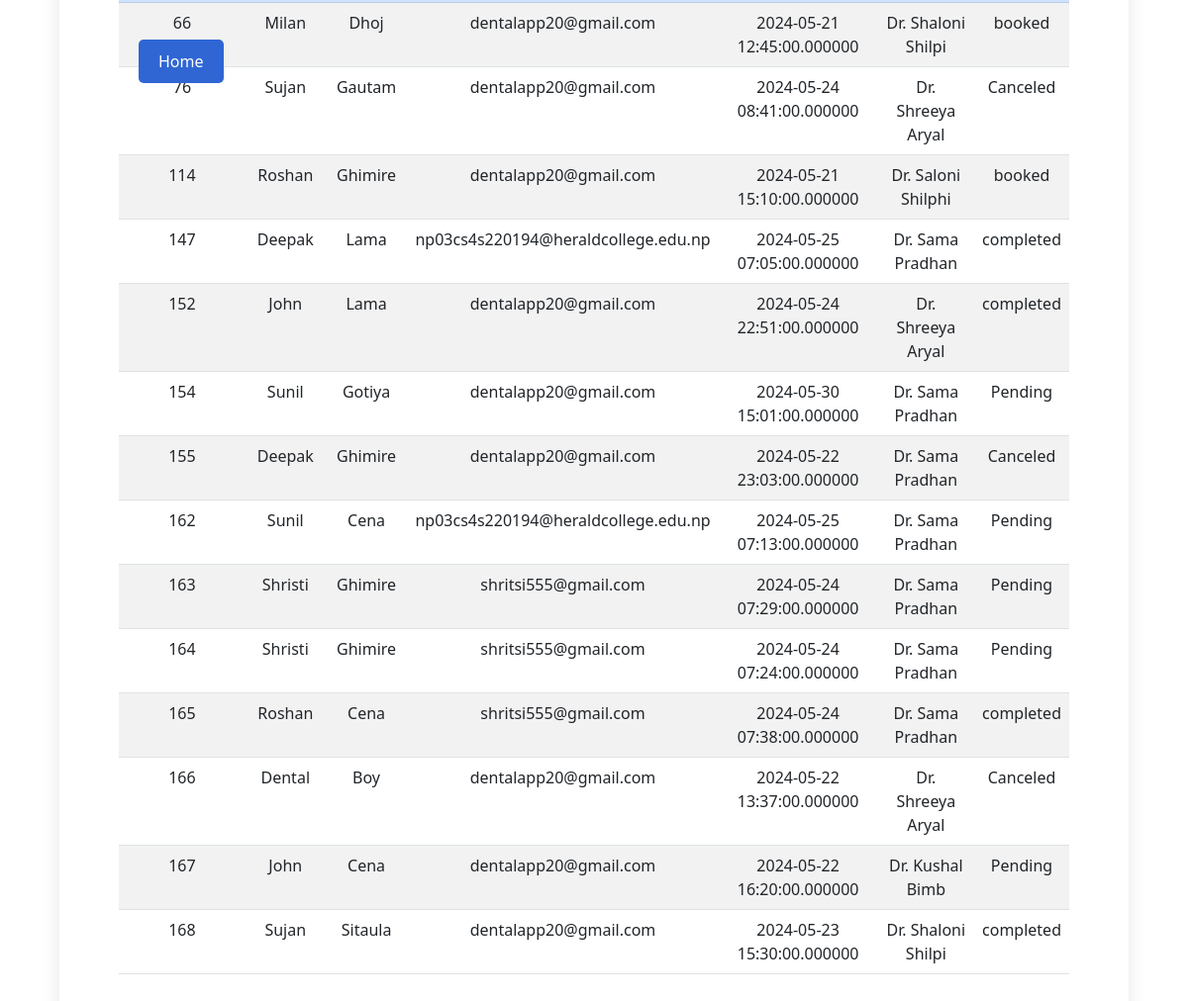
Page /doctortable.php (signed in) on the committed database.
### tables this page shows
CREATE TABLE `appointment_form` (
  `appointment_id` int NOT NULL,
  `first_name` varchar(255) NOT NULL,
  `last_name` varchar(100) NOT NULL,
  `email` varchar(100) NOT NULL,
  `phone` varchar(225) NOT NULL,
  `appointment_date` datetime(6) NOT NULL,
  `Symptoms` varchar(1000) DEFAULT NULL,
  `Preferred_doctor` varchar(100) NOT NULL,
  `Status` varchar(100) NOT NULL,
  `Payment Status` varchar(100) DEFAULT NULL,
  `Fee` int DEFAULT NULL,
  `token` varchar(255) DEFAULT NULL,
  `transaction_id` varchar(255) DEFAULT NULL
);

### doctortable.php (the view, shortened to what this page needs)
<?php
require_once('config.php');
if (isset($_GET['search'])) {
    $search = $_GET['search'];
    $sql = "SELECT appointment_id, first_name, last_name, email, appointment_date, preferred_doctor, status
            FROM appointment_form
            WHERE preferred_doctor IS NOT NULL AND preferred_doctor LIKE '%$search%'";
} else {
    $sql = "SELECT appointment_id, first_name, last_name, email, appointment_date, preferred_doctor, status
            FROM appointment_form
            WHERE preferred_doctor IS NOT NULL";
}
$result = mysqli_query($conn, $sql);
?>
<!DOCTYPE html>
<html lang="en">
<head>
    <link href="https://cdn.jsdelivr.net/npm/bootstrap@5.3.0-alpha3/dist/css/bootstrap.min.css" rel="stylesheet">
</head>
<body>
    <div class="container">
        <br>
        <a href="doctor_welcome.php" class="home-button">Home</a>
        <?php
        if (mysqli_num_rows($result) > 0) {
            echo "<div class='table-responsive'>";
            echo "<table class='table table-striped table-hover'>";
            echo "<tbody>";
            while ($row = mysqli_fetch_assoc($result)) {
                echo "<tr>
                <td>" . $row["appointment_id"] . "</td>
                <td>" . $row["first_name"] . "</td>
                <td>" . $row["last_name"] . "</td>
                <td>" . $row["email"] . "</td>
                <td>" . $row["appointment_date"] . "</td>
                <td>" . $row["preferred_doctor"] . "</td>
                <td>" . $row["status"] . "</td>
                </tr>";
            }
            echo "</tbody>";
            echo "</table>";
            echo "</div>";
        } else {
            echo "<p class='text-center'> Search by Doctor's Name.</p>";
        }
        ?>
    </div>
</body>
</html>

### doctortable.php (style rules this page uses)
body { background-image: url("images/bgImage.png"); background-repeat: no-repeat; display: flex; justify-content: center; align-items: center; height: 100vh; margin: 0; }
.container { background-color: rgba(255, 255, 255, 0.9); padding: 50px 60px 70px; text-align: center; border-radius: 14px; box-shadow: 0px 0px 20px 0px rgba(0, 0, 0, 0.1); max-width: 90%; }
.home-button { background-color: #2f66d4; color: white; cursor: pointer; padding: 10px 20px; border: none; border-radius: 5px; font-size: 16px; display: inline-block; margin: 10px 0; text-decoration: none; position: absolute; top: 30px; left: 140px; }

### rows in the picture
appointment_form: appointment_id "66", first_name "Milan", last_name "Dhoj", email "dentalapp20@gmail.com", appointment_date "2024-05-21 12:45:00.000000", Preferred_doctor "Dr. Shaloni Shilpi", Status "booked"
appointment_form: appointment_id "76", first_name "Sujan", last_name "Gautam", email "dentalapp20@gmail.com", appointment_date "2024-05-24 08:41:00.000000", Preferred_doctor "Dr. Shreeya Aryal", Status "Canceled"
appointment_form: appointment_id "114", first_name "Roshan", last_name "Ghimire", email "dentalapp20@gmail.com", appointment_date "2024-05-21 15:10:00.000000", Preferred_doctor "Dr. Saloni Shilphi", Status "booked"
appointment_form: appointment_id "147", first_name "Deepak", last_name "Lama", email "np03cs4s220194@heraldcollege.edu.np", appointment_date "2024-05-25 07:05:00.000000", Preferred_doctor "Dr. Sama Pradhan", Status "completed"
appointment_form: appointment_id "152", first_name "John", last_name "Lama", email "dentalapp20@gmail.com", appointment_date "2024-05-24 22:51:00.000000", Preferred_doctor "Dr. Shreeya Aryal", Status "completed"
appointment_form: appointment_id "154", first_name "Sunil", last_name "Gotiya", email "dentalapp20@gmail.com", appointment_date "2024-05-30 15:01:00.000000", Preferred_doctor "Dr. Sama Pradhan", Status "Pending"
appointment_form: appointment_id "155", first_name "Deepak", last_name "Ghimire", email "dentalapp20@gmail.com", appointment_date "2024-05-22 23:03:00.000000", Preferred_doctor "Dr. Sama Pradhan", Status "Canceled"
appointment_form: appointment_id "162", first_name "Sunil", last_name "Cena", email "np03cs4s220194@heraldcollege.edu.np", appointment_date "2024-05-25 07:13:00.000000", Preferred_doctor "Dr. Sama Pradhan", Status "Pending"
appointment_form: appointment_id "163", first_name "Shristi", last_name "Ghimire", email "shritsi555@gmail.com", appointment_date "2024-05-24 07:29:00.000000", Preferred_doctor "Dr. Sama Pradhan", Status "Pending"
appointment_form: appointment_id "164", first_name "Shristi", last_name "Ghimire", email "shritsi555@gmail.com", appointment_date "2024-05-24 07:24:00.000000", Preferred_doctor "Dr. Sama Pradhan", Status "Pending"
appointment_form: appointment_id "165", first_name "Roshan", last_name "Cena", email "shritsi555@gmail.com", appointment_date "2024-05-24 07:38:00.000000", Preferred_doctor "Dr. Sama Pradhan", Status "completed"
appointment_form: appointment_id "166", first_name "Dental", last_name "Boy", email "dentalapp20@gmail.com", appointment_date "2024-05-22 13:37:00.000000", Preferred_doctor "Dr. Shreeya Aryal", Status "Canceled"
appointment_form: appointment_id "167", first_name "John", last_name "Cena", email "dentalapp20@gmail.com", appointment_date "2024-05-22 16:20:00.000000", Preferred_doctor "Dr. Kushal Bimb", Status "Pending"
appointment_form: appointment_id "168", first_name "Sujan", last_name "Sitaula", email "dentalapp20@gmail.com", appointment_date "2024-05-23 15:30:00.000000", Preferred_doctor "Dr. Shaloni Shilpi", Status "completed"
